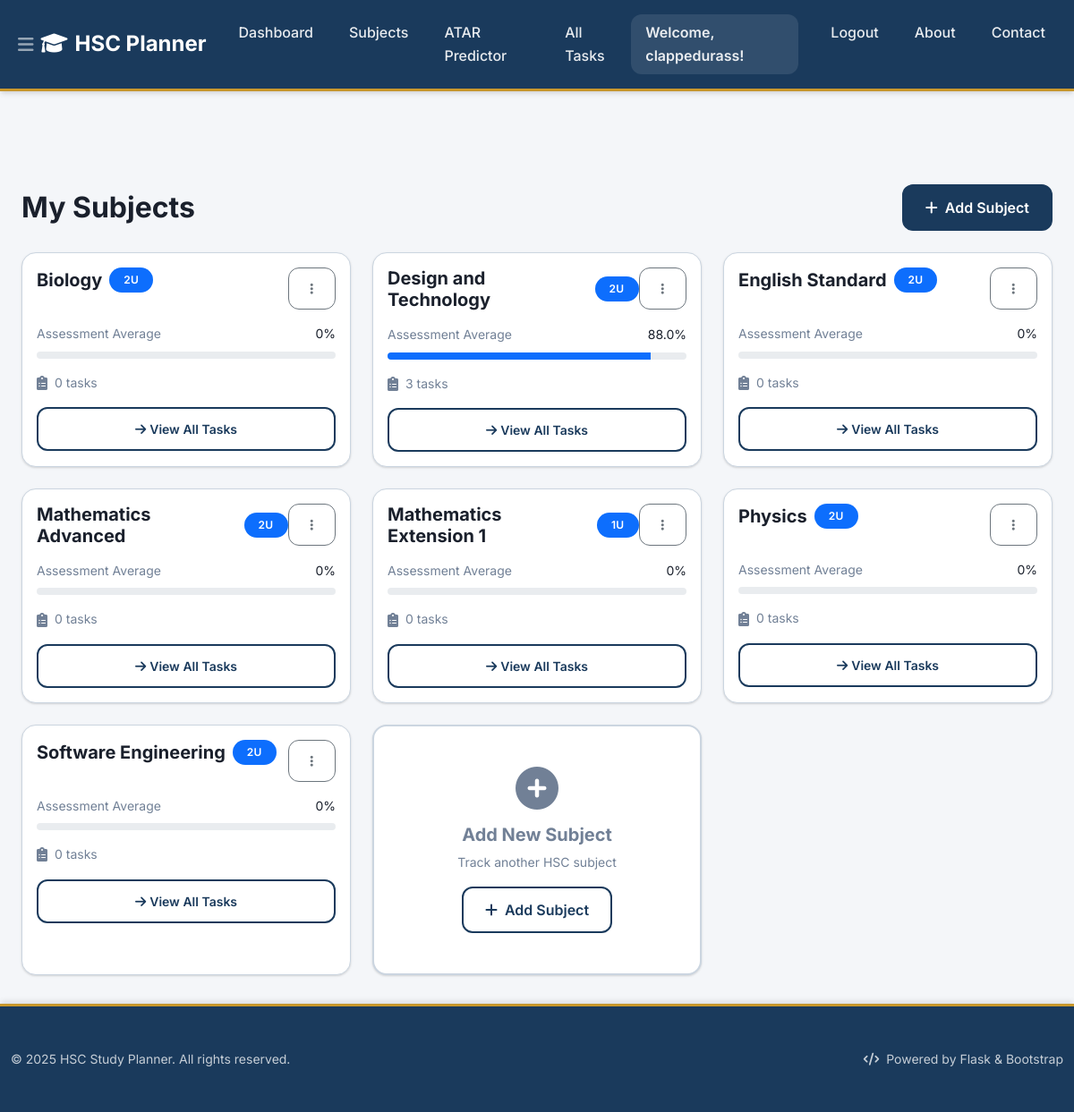
The app's page /subjects (signed in) with its own data.
### tables this page shows
CREATE TABLE users (
    id INTEGER PRIMARY KEY AUTOINCREMENT,
    username TEXT UNIQUE NOT NULL,
    password_hash TEXT NOT NULL,
    email TEXT UNIQUE NOT NULL
);

CREATE TABLE subjects (
                id INTEGER PRIMARY KEY AUTOINCREMENT,
                name TEXT NOT NULL,
                user_id INTEGER NOT NULL,
                units INTEGER NOT NULL DEFAULT 2,
                target_mark INTEGER,
                FOREIGN KEY (user_id) REFERENCES users (id),
                UNIQUE(user_id, name)
            );

### Task_Organiser/app.py (the view)
    @app.route('/subjects')
    @login_required
    def subjects():
        db = get_db()
        try:
            cursor = db.execute("PRAGMA table_info(subjects)")
            columns = [column[1] for column in cursor.fetchall()]
            if 'units' in columns and 'target_mark' in columns:
                subjects = db.execute('SELECT * FROM subjects WHERE user_id = ? ORDER BY name', (g.user['id'],)).fetchall()
            else:
                subjects = db.execute('SELECT id, name, user_id FROM subjects WHERE user_id = ? ORDER BY name', (g.user['id'],)).fetchall()
            subjects_list = []
            for subject in subjects:
                subject_dict = dict(subject)
                if 'units' not in subject_dict:
                    subject_dict['units'] = 2
                if 'target_mark' not in subject_dict:
                    subject_dict['target_mark'] = None
                if 'estimated_mark' not in subject_dict:
                    subject_dict['estimated_mark'] = 0
                assessment_results = db.execute('''
                    SELECT weight, raw_mark, max_mark
                    FROM assessment_results
                    WHERE subject_id = ? AND user_id = ?
                ''', (subject_dict['id'], g.user['id'])).fetchall()
                if assessment_results:
                    total_weighted_score = 0
                    total_weight = 0
                    for result in assessment_results:
                        percentage = (result['raw_mark'] / result['max_mark']) * 100 if result['max_mark'] > 0 else 0
                        weighted_score = percentage * (result['weight'] / 100)
                        total_weighted_score += weighted_score
                        total_weight += result['weight']
                    subject_dict['estimated_mark'] = round(total_weighted_score, 1) if total_weight > 0 else 0
                else:
                    subject_dict['estimated_mark'] = 0
                task_count = db.execute('SELECT COUNT(*) as count FROM tasks WHERE user_id = ? AND subject_id = ?',
                                    (g.user['id'], subject_dict['id'])).fetchone()
                subject_dict['task_count'] = task_count['count'] if task_count else 0
                subjects_list.append(subject_dict)
            return render_template('subjects.html', subjects=subjects_list)
        except Exception as e:
            return render_template('subjects.html', subjects=[])

### Task_Organiser/app.py (called while the page is built)
def login_required(view):
    @wraps(view)
    def wrapped_view(**kwargs):
        if g.user is None:
            return redirect(url_for('login'))
        return view(**kwargs)
    return wrapped_view

### Task_Organiser/db.py (called while the page is built)
def get_db():
    if 'db' not in g:
        database_path = current_app.config['DATABASE']
        g.db = sqlite3.connect(database_path)
        g.db.row_factory = sqlite3.Row
    return g.db

### Task_Organiser/templates/subjects.html (shortened to what this page needs)
{% extends 'base.html' %}
{% block content %}
<div class="container mt-5">
    <div class="d-flex justify-content-between align-items-center mb-4">
        <h2 class="mb-0 fw-bold">My Subjects</h2>
        <button class="btn btn-primary" data-bs-toggle="modal" data-bs-target="#addSubjectModal">
            <i class="fas fa-plus me-2"></i>Add Subject
        </button>
    </div>
    <div class="row g-3 g-md-4">
        {% if subjects %}
            {% for subject in subjects %}
            <div class="col-12 col-md-6 col-lg-4">
                <div class="card card-subject h-100">
                    <div class="card-body">
                        <div class="d-flex justify-content-between align-items-start mb-3">
                            <div class="d-flex align-items-center">
                                <h5 class="card-title fw-bold mb-0 me-2">{{ subject.name }}</h5>
                                <span class="badge bg-primary">{{ subject.units }}u</span>
                            </div>
                            <div class="dropdown">
                                <button class="btn btn-sm btn-outline-secondary" type="button" data-bs-toggle="dropdown">
                                    <i class="fas fa-ellipsis-v"></i>
                                </button>
                            </div>
                        </div>
                        <div class="mb-3">
                            <div class="d-flex justify-content-between align-items-center mb-2">
                                <small class="text-muted">Assessment Average</small>
                                <small class="fw-semibold">{{ subject.estimated_mark }}%</small>
                            </div>
                            <div class="progress" style="height: 8px;">
                                <div class="progress-bar bg-primary" role="progressbar"
                                     style="width: {{ subject.estimated_mark }}%"
                                     aria-valuenow="{{ subject.estimated_mark }}"
                                     aria-valuemin="0" aria-valuemax="100">
                                </div>
                            </div>
                        </div>
                        <div class="d-flex align-items-center text-muted">
                            <i class="fas fa-clipboard-list me-2"></i>
                            <small>{{ subject.task_count }} tasks</small>
                        </div>
                        <div class="mt-3">
                            <a href="{{ url_for('index') }}?subject_id={{ subject.id }}"
                               class="btn btn-outline-primary btn-sm w-100">
                                <i class="fas fa-arrow-right me-1"></i>View All Tasks
                            </a>
                        </div>
                    </div>
                </div>
            </div>
            {% endfor %}
        {% endif %}
        {% if subjects %}
        <div class="col-12 col-md-6 col-lg-4">
            <div class="card h-100 border-2 border-dashed" style="border-color: var(--border); min-height: 280px;">
                <div class="card-body d-flex flex-column justify-content-center align-items-center text-center">
                    <i class="fas fa-plus-circle text-muted mb-3" style="font-size: 3rem;"></i>
                    <h5 class="text-muted mb-2">Add New Subject</h5>
                    <p class="text-muted small mb-3">Track another HSC subject</p>
                    <button class="btn btn-outline-primary" data-bs-toggle="modal" data-bs-target="#addSubjectModal">
                        <i class="fas fa-plus me-2"></i>Add Subject
                    </button>
                </div>
            </div>
        </div>
        {% endif %}
    </div>
</div>
{% endblock %}

### Task_Organiser/templates/base.html (shortened to what this page needs)
<!DOCTYPE html>
<html lang="en">
<head>
    <link href="https://cdn.jsdelivr.net/npm/bootstrap@5.1.3/dist/css/bootstrap.min.css" rel="stylesheet">
    <link href="https://cdnjs.cloudflare.com/ajax/libs/font-awesome/6.0.0/css/all.min.css" rel="stylesheet">
</head>
<body>
    <nav class="navbar navbar-expand-lg navbar-dark">
        <div class="container">
            <button class="navbar-toggler" type="button" data-bs-toggle="collapse" data-bs-target="#navbarNav" aria-controls="navbarNav" aria-expanded="false" aria-label="Toggle navigation">
                <i class="fas fa-bars"></i>
            </button>
            <a class="navbar-brand" href="{{ url_for('index') }}">
                <i class="fas fa-graduation-cap me-2"></i>HSC Planner
            </a>
            <div class="collapse navbar-collapse" id="navbarNav">
                <ul class="navbar-nav me-auto">
                    <li class="nav-item">
                        <a class="nav-link" href="{{ url_for('index') }}">Dashboard</a>
                    </li>
                    <li class="nav-item">
                        <a class="nav-link" href="{{ url_for('subjects') }}">Subjects</a>
                    </li>
                    <li class="nav-item">
                        <a class="nav-link" href="{{ url_for('atar') }}">ATAR Predictor</a>
                    </li>
                    <li class="nav-item">
                        <a class="nav-link" href="{{ url_for('index') }}?view=all">All Tasks</a>
                    </li>
                </ul>
                <div class="navbar-nav ms-auto">
                    {% if g.user %}
                        <span class="navbar-text me-3">Welcome, {{ g.user.username }}!</span>
                        <a class="nav-link" href="{{ url_for('logout') }}" onclick="return confirm('Are you sure you want to logout?')">Logout</a>
                    {% else %}
                        <a class="nav-link" href="{{ url_for('login') }}">Login</a>
                        <a class="nav-link" href="{{ url_for('register') }}">Register</a>
                    {% endif %}
                    <a class="nav-link" href="{{ url_for('about') }}">About</a>
                    <a class="nav-link" href="{{ url_for('contact') }}">Contact</a>
                </div>
            </div>
        </div>
    </nav>
    <main class="container mt-4">
        {% block content %}{% endblock %}
    </main>
    <footer class="footer mt-auto">
        <div class="container py-2 py-md-3">
            <div class="row align-items-center">
                <div class="col-12 col-md-6">
                    <p class="mb-0 opacity-75 small">&copy; 2025 HSC Study Planner. All rights reserved.</p>
                </div>
                <div class="col-12 col-md-6 text-md-end">
                    <p class="mb-0 opacity-75 small">
                        <i class="fas fa-code me-1"></i>
                        Powered by Flask & Bootstrap
                    </p>
                </div>
            </div>
        </div>
    </footer>
</body>
</html>

### Task_Organiser/templates/base.html (style rules this page uses)
:root { --primary: #1a3a5c; --primary-light: #2c5282; --accent: #c8972b; --success: #276749; --danger: #9b2335; --warning: #d69e2e; --info: #3182ce; --bg: #f4f6f9; --card-bg: #ffffff; --text-primary: #1a202c; --text-secondary: #4a5568; --border: #cbd5e0; --text-muted: #718096; --shadow-sm: 0 1px 3px 0 rgba(0, 0, 0, 0.1), 0 1px 2px 0 rgba(0, 0, 0, 0.06); --shadow-md: 0 4px 6px -1px rgba(0, 0, 0, 0.1), 0 2px 4px -1px rgba(0, 0, 0, 0.06); --shadow-lg: 0 10px 15px -3px rgba(0, 0, 0, 0.1), 0 4px 6px -2px rgba(0, 0, 0, 0.05); --shadow-xl: 0 20px 25px -5px rgba(0, 0, 0, 0.1), 0 10px 10px -5px rgba(0, 0, 0, 0.04); --border-radius-sm: 0.5rem; --border-radius-md: 0.75rem; --border-radius-lg: 1rem; --border-radius-xl: 1.5rem; }
* { margin: 0; padding: 0; box-sizing: border-box; }
body { font-family: 'Inter', -apple-system, BlinkMacSystemFont, sans-serif; background: var(--bg); color: var(--text-primary); line-height: 1.6; min-height: 100vh; display: flex; flex-direction: column; }
.navbar { background: var(--primary); box-shadow: var(--shadow-md); border-bottom: 3px solid var(--accent); padding: 1rem 0; }
.navbar-brand { font-family: 'Inter', sans-serif; font-weight: 700; font-size: 1.5rem; color: white !important; }
.nav-link { font-weight: 500; color: rgba(255,255,255,0.9) !important; transition: all 0.3s ease; border-radius: var(--border-radius-md); margin: 0 0.25rem; padding: 0.5rem 1rem !important; }
.navbar-text { color: rgba(255,255,255,0.9) !important; font-weight: 600; background: rgba(255,255,255,0.1); padding: 0.5rem 1rem; border-radius: var(--border-radius-md); }
.card { border: 1px solid var(--border); border-radius: var(--border-radius-lg); box-shadow: var(--shadow-sm); transition: all 0.3s ease; background: var(--card-bg); }
.btn { font-weight: 600; border-radius: var(--border-radius-md); transition: all 0.3s ease; padding: 0.75rem 1.5rem; text-transform: none; letter-spacing: 0; }
.btn-primary { background: var(--primary); color: white; border: 2px solid var(--primary); }
.btn-outline-primary { background: transparent; color: var(--primary); border: 2px solid var(--primary); }
.badge { font-weight: 600; padding: 0.5rem 1rem; border-radius: var(--border-radius-xl); text-transform: uppercase; letter-spacing: 0.025em; font-size: 0.75rem; }
h1, h2, h3, h4, h5, h6 { font-weight: 700; color: var(--text-primary); margin-bottom: 1rem; }
h2 { font-size: 2rem; }
h5 { font-size: 1.25rem; }
.text-muted { color: var(--text-muted) !important; }
footer { background: var(--primary); color: white; border-top: 3px solid var(--accent); padding: 2rem 0; margin-top: auto; box-shadow: 0 -4px 6px -1px rgba(0, 0, 0, 0.1); }
main.container { padding-top: 2rem; padding-bottom: 2rem; flex: 1; }
.navbar-toggler { border: none; padding: 0.5rem; color: white; font-size: 1.25rem; display: flex !important; }
@media (max-width: 1200px) { .container { max-width: 100%; } }

### records on screen
users: user.username "clappedurass"
subjects: name "Biology", units "2", estimated_mark "0", task_count "0"
subjects: name "Design and Technology", units "2", estimated_mark "88.0", task_count "3"
subjects: name "English Standard", units "2", estimated_mark "0", task_count "0"
subjects: name "Mathematics Advanced", units "2", estimated_mark "0", task_count "0"
subjects: name "Mathematics Extension 1", units "1", estimated_mark "0", task_count "0"
subjects: name "Physics", units "2", estimated_mark "0", task_count "0"
subjects: name "Software Engineering", units "2", estimated_mark "0", task_count "0"
